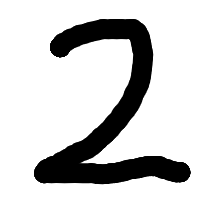
#> input picture 2.png, 200 x 200 px
$ python -i dispimageMosaic.py   (imports and definitions only)
#> lines starting #> are read from the running program, lines starting #| are printed output that depends on the picture
import tkinter as tk
import tkinter.filedialog as fd
import PIL.Image
import PIL.ImageTk

def dispPhoto(path):
#> called with path = '2.png'
    newImage=PIL.Image.open(path).convert("L").resize((32,32)).resize((300,300),resample=0)
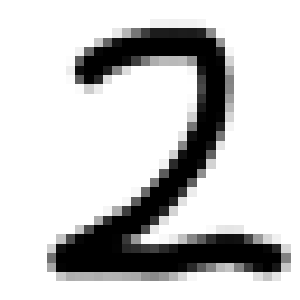
#> newImage: PIL image 300x300 L; min 0, max 255, mean 201.5
#> (the run stopped early here; a loop or call above may not have finished)

$ run again, on 7.png
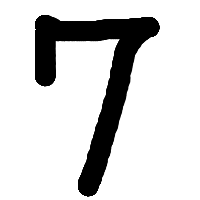
#> input picture 7.png, 200 x 200 px
#> in dispPhoto, `newImage=PIL.Image.open(path).convert("L").resize((32,32)).resize((300..`:
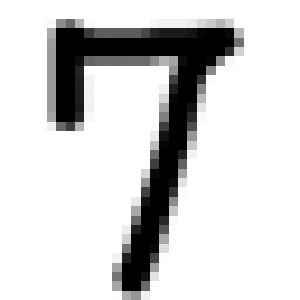
#> newImage: PIL image 300x300 L; min 0, max 255, mean 210.8

$ run again, on 8.png
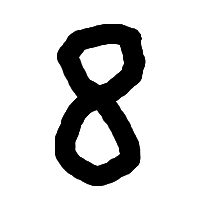
#> input picture 8.png, 200 x 200 px
#> in dispPhoto, `newImage=PIL.Image.open(path).convert("L").resize((32,32)).resize((300..`:
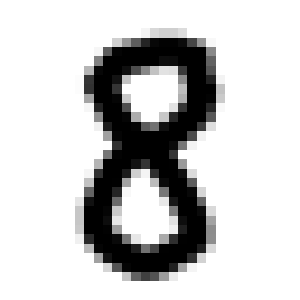
#> newImage: PIL image 300x300 L; min 0, max 255, mean 202.4
